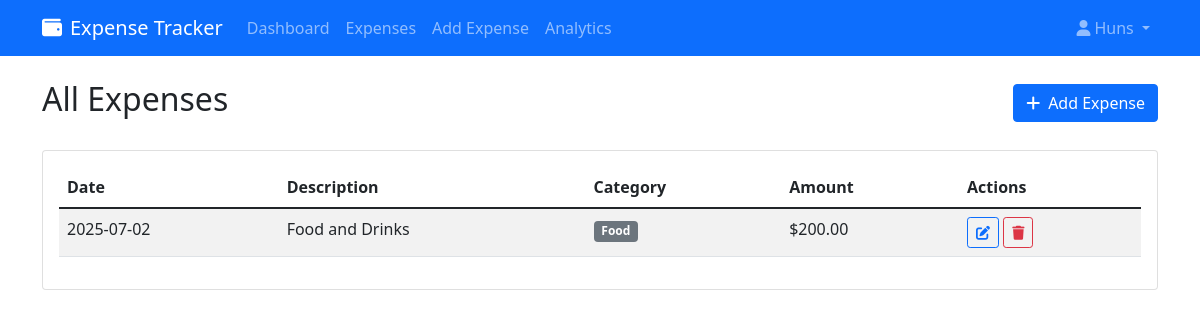
Page /expenses (signed in) on the committed database.
### app.py (models this page shows)
class User(UserMixin, db.Model):
    id = db.Column(db.Integer, primary_key=True)
    username = db.Column(db.String(80), unique=True, nullable=False)
    email = db.Column(db.String(120), unique=True, nullable=False)
    password_hash = db.Column(db.String(120), nullable=False)
    expenses = db.relationship('Expense', backref='user', lazy=True, cascade='all, delete-orphan')

class Expense(db.Model):
    id = db.Column(db.Integer, primary_key=True)
    amount = db.Column(db.Float, nullable=False)
    description = db.Column(db.String(200), nullable=False)
    category = db.Column(db.String(50), nullable=False)
    date = db.Column(db.Date, nullable=False, default=datetime.now().date)
    user_id = db.Column(db.Integer, db.ForeignKey('user.id'), nullable=False)

### app.py (the view)
@app.route('/expenses')
@login_required
def expenses():
    page = request.args.get('page', 1, type=int)
    expenses = Expense.query.filter_by(user_id=current_user.id)\
                           .order_by(Expense.date.desc())\
                           .paginate(page=page, per_page=10, error_out=False)
    return render_template('expenses.html', expenses=expenses)

### app.py (called while the page is built)
@login_manager.user_loader
def load_user(user_id):
    return User.query.get(int(user_id))

### templates/expenses.html (shortened to what this page needs)
{% extends "base.html" %}
{% block content %}
<div class="row">
    <div class="col-12">
        <div class="d-flex justify-content-between align-items-center mb-4">
            <h2>All Expenses</h2>
            <a href="{{ url_for('add_expense') }}" class="btn btn-primary">
                <i class="fas fa-plus me-2"></i>Add Expense
            </a>
        </div>
    </div>
</div>
{% if expenses.items %}
<div class="card">
    <div class="card-body">
        <div class="table-responsive">
            <table class="table table-striped">
                <thead>
                    <tr>
                        <th>Date</th>
                        <th>Description</th>
                        <th>Category</th>
                        <th>Amount</th>
                        <th>Actions</th>
                    </tr>
                </thead>
                <tbody>
                    {% for expense in expenses.items %}
                    <tr>
                        <td>{{ expense.date.strftime('%Y-%m-%d') }}</td>
                        <td>{{ expense.description }}</td>
                        <td><span class="badge bg-secondary">{{ expense.category }}</span></td>
                        <td>${{ "%.2f"|format(expense.amount) }}</td>
                        <td>
                            <a href="{{ url_for('edit_expense', id=expense.id) }}" class="btn btn-sm btn-outline-primary">
                                <i class="fas fa-edit"></i>
                            </a>
                            <a href="{{ url_for('delete_expense', id=expense.id) }}"
                               class="btn btn-sm btn-outline-danger"
                               onclick="return confirm('Are you sure you want to delete this expense?')">
                                <i class="fas fa-trash"></i>
                            </a>
                        </td>
                    </tr>
                    {% endfor %}
                </tbody>
            </table>
        </div>
    </div>
</div>
{% endif %}
{% endblock %}

### templates/base.html (shortened to what this page needs)
<!DOCTYPE html>
<html lang="en">
<head>
    <link href="https://cdn.jsdelivr.net/npm/bootstrap@5.1.3/dist/css/bootstrap.min.css" rel="stylesheet">
    <link href="https://cdnjs.cloudflare.com/ajax/libs/font-awesome/6.0.0/css/all.min.css" rel="stylesheet">
</head>
<body>
    <nav class="navbar navbar-expand-lg navbar-dark bg-primary">
        <div class="container">
            <a class="navbar-brand" href="{{ url_for('index') }}">
                <i class="fas fa-wallet me-2"></i>Expense Tracker
            </a>
            {% if current_user.is_authenticated %}
            <div class="collapse navbar-collapse" id="navbarNav">
                <ul class="navbar-nav me-auto">
                    <li class="nav-item">
                        <a class="nav-link" href="{{ url_for('dashboard') }}">Dashboard</a>
                    </li>
                    <li class="nav-item">
                        <a class="nav-link" href="{{ url_for('expenses') }}">Expenses</a>
                    </li>
                    <li class="nav-item">
                        <a class="nav-link" href="{{ url_for('add_expense') }}">Add Expense</a>
                    </li>
                    <li class="nav-item">
                        <a class="nav-link" href="{{ url_for('analytics') }}">Analytics</a>
                    </li>
                </ul>
                <ul class="navbar-nav">
                    <li class="nav-item dropdown">
                        <a class="nav-link dropdown-toggle" href="#" id="navbarDropdown" role="button" data-bs-toggle="dropdown">
                            <i class="fas fa-user me-1"></i>{{ current_user.username }}
                        </a>
                    </li>
                </ul>
            </div>
            {% endif %}
        </div>
    </nav>
    <main class="container mt-4">
        {% block content %}{% endblock %}
    </main>
</body>
</html>

### rows in the picture
User: username "Huns"
Expense: date "2025-07-02", description "Food and Drinks", category "Food", amount "200.00"
